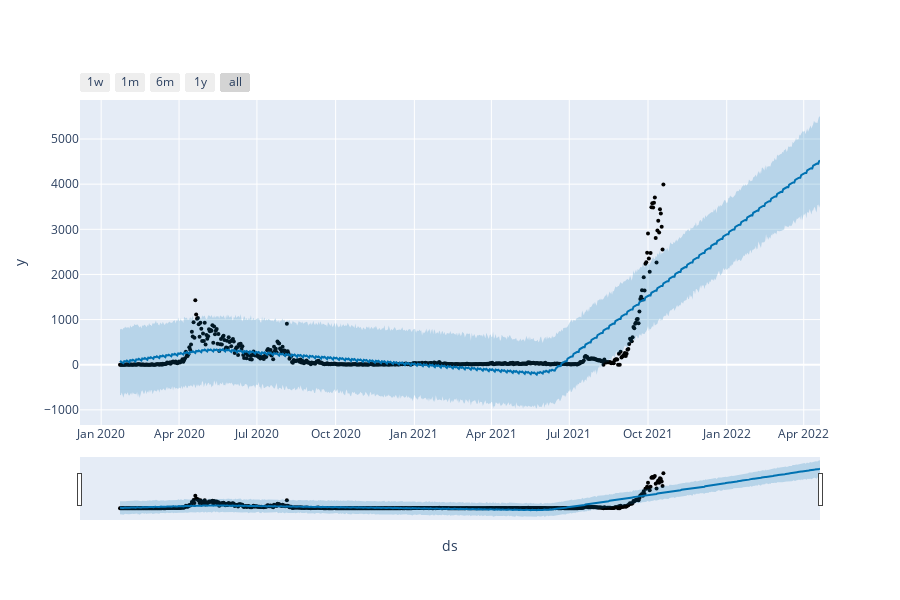

Write notebook code for a chart like this one.
### Code cell
from fbprophet.plot import plot_plotly, plot_components_plotly

plot_plotly(m, forecast)

### Figure 1 — Plotly figure (JSON) as saved in the notebook; plotly's stock layout.template omitted (floating-point values rounded to 4 significant figures; data arrays with more than 128 entries replaced by an {"elided": "..."} marker saying what was removed)
{"data": [{"marker": {"color": "black", "size": 4}, "mode": "markers", "name": "Actual", "type": "scatter", "x": {"elided": "636 str values"}, "y": {"elided": "636 int values"}}, {"hoverinfo": "skip", "line": {"width": 0}, "mode": "lines", "type": "scatter", "x": {"elided": "819 str values"}, "y": {"elided": "819 float values"}}, {"fill": "tonexty", "fillcolor": "rgba(0, 114, 178, 0.2)", "line": {"color": "#0072B2", "width": 2}, "mode": "lines", "name": "Predicted", "type": "scatter", "x": {"elided": "819 str values"}, "y": {"elided": "819 float values"}}, {"fill": "tonexty", "fillcolor": "rgba(0, 114, 178, 0.2)", "hoverinfo": "skip", "line": {"width": 0}, "mode": "lines", "type": "scatter", "x": {"elided": "819 str values"}, "y": {"elided": "819 float values"}}], "layout": {"height": 600, "showlegend": false, "width": 900, "xaxis": {"rangeselector": {"buttons": [{"count": 7, "label": "1w", "step": "day", "stepmode": "backward"}, {"count": 1, "label": "1m", "step": "month", "stepmode": "backward"}, {"count": 6, "label": "6m", "step": "month", "stepmode": "backward"}, {"count": 1, "label": "1y", "step": "year", "stepmode": "backward"}, {"step": "all"}]}, "rangeslider": {"visible": true}, "title": {"text": "ds"}, "type": "date"}, "yaxis": {"title": {"text": "y"}}}}
